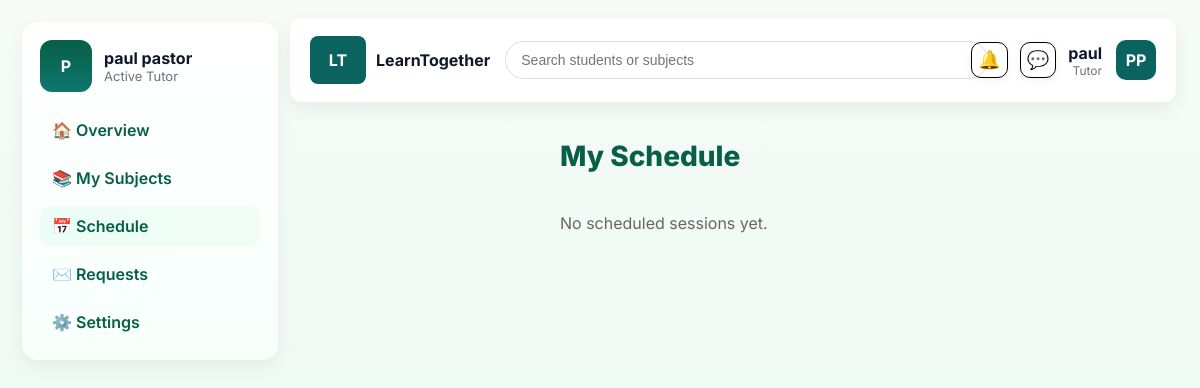
The app's page /Tutor/scheduleTutor.php (signed in) with its own data.
### tables this page shows
CREATE TABLE `users` (
  `id` int(11) NOT NULL,
  `first_name` varchar(100) DEFAULT NULL,
  `last_name` varchar(100) DEFAULT NULL,
  `email` varchar(255) DEFAULT NULL,
  `password` varchar(255) DEFAULT NULL,
  `role` varchar(50) DEFAULT NULL,
  `status` varchar(20) DEFAULT 'active',
  `phone` varchar(20) DEFAULT NULL,
  `verified` tinyint(1) DEFAULT 0,
  `otp_code` varchar(10) DEFAULT NULL
);

### Tutor/scheduleTutor.php (the view, shortened to what this page needs)
<?php
require '../db.php';
$user_id = $_SESSION['user_id'];
$stmt = $pdo->prepare("SELECT id AS tutor_id FROM tutors WHERE user_id = ?");
$stmt->execute([$user_id]);
$tutor_row = $stmt->fetch(PDO::FETCH_ASSOC);
$tutor_id = $tutor_row['tutor_id'];
$stmt = $pdo->prepare("SELECT first_name, last_name FROM users WHERE id = ?");
$stmt->execute([$user_id]);
$tutor = $stmt->fetch(PDO::FETCH_ASSOC);
$stmt = $pdo->prepare("
  SELECT r.subject, r.session_date, r.session_time_start, r.session_time_end,
         CONCAT(u.first_name, ' ', u.last_name) AS student_name
  FROM requests r
  JOIN users u ON r.user_id = u.id
  WHERE r.tutor_id = ? AND r.status = 'Confirmed'
  ORDER BY r.session_date ASC
");
$stmt->execute([$tutor_id]);
$sessions = $stmt->fetchAll(PDO::FETCH_ASSOC);
?>
<!doctype html>
<html lang="en">
<head>
  <link rel="stylesheet" href="../CSS/style2.css">
  <link rel="stylesheet" href="../CSS/navbar.css">
</head>
<body>
  <div class="app">
    <aside>
      <div class="sidebar">
        <div class="profile">
          <div class="avatar"><?= strtoupper($tutor['first_name'][0]) ?></div>
          <div>
            <div style="font-weight:700"><?= htmlspecialchars($tutor['first_name'] . ' ' . $tutor['last_name']) ?></div>
            <div style="font-size:13px;color:var(--muted)">Active Tutor</div>
          </div>
        </div>
        <nav class="navlinks">
          <a href="tutorDashboard.php">🏠 Overview</a>
          <a href="subjectsTutor.php">📚 My Subjects</a>
          <a class="active" href="scheduleTutor.php">📅 Schedule</a>
          <a href="requestsTutor.php">✉️ Requests</a>
          <a href="settings.php">⚙️ Settings</a>
        </nav>
      </div>
    </aside>
    <div class="nav" role="navigation">
      <div class="logo"><div class="mark">LT</div><div style="font-weight:700">LearnTogether</div></div>
      <div class="search"><input placeholder="Search students or subjects" /></div>
      <div class="nav-actions">
        <button class="icon-btn">🔔</button>
        <button class="icon-btn">💬</button>
        <div style="display:flex;align-items:center;gap:8px">
          <div style="text-align:right;margin-right:6px">
            <div style="font-weight:700"><?= htmlspecialchars($tutor['first_name']) ?></div>
            <div style="font-size:12px;color:var(--muted)">Tutor</div>
          </div>
          <div class="avatar" style="width:40px;height:40px;border-radius:10px">
            <?= strtoupper(substr($tutor['first_name'], 0, 1) . substr($tutor['last_name'], 0, 1)) ?>
          </div>
        </div>
      </div>
    </div>
    <main>
      <h1>My Schedule</h1>
      <div class="subjects-grid">
        <?php if (count($sessions) > 0): ?>
          <?php foreach ($sessions as $s): ?>
            <div class="subject-card">
              <div class="subject-header">
                <div class="icon" style="background: linear-gradient(180deg,#4f46e5,#4338ca)">📅</div>
                <div class="subject-title"><?= htmlspecialchars($s['subject']) ?></div>
              </div>
              <div class="subject-desc">Session with Student: <?= htmlspecialchars($s['student_name']) ?></div>
              <div class="topics">
                <span class="topic">Date: <?= date("M d, Y", strtotime($s['session_date'])) ?></span>
                <span class="topic">Time: <?= htmlspecialchars($s['session_time_start']) ?> - <?= htmlspecialchars($s['session_time_end']) ?></span>
              </div>
            </div>
          <?php endforeach; ?>
        <?php else: ?>
          <p style="color:#666;">No scheduled sessions yet.</p>
        <?php endif; ?>
      </div>
    </main>
  </div>
</body>
</html>

### CSS/style2.css (style rules this page uses)
:root { --bg:#f6fbf6; --card:#ffffff; --muted:#6b7280; --accent:#0f766e; --accent-2:#065f46; --radius:14px; --shadow: 0 6px 18px rgba(11,22,14,0.06); }
body { font-family: Inter, sans-serif; margin: 0; background: linear-gradient(180deg,#f6fbf6 0%, #e9f8f2 100%); color: #0f172a; }
.app { display: grid; grid-template-columns: 260px 1fr; min-height: 100vh; }
aside { padding: 28px 20px; }
.sidebar { position: fixed; top: 22px; left: 22px; width: 220px; padding: 18px; border-radius: 16px; background: linear-gradient(180deg,#ffffff, #f7fffb); box-shadow: var(--shadow); }
.profile { display: flex; gap: 12px; align-items: center; }
.avatar { width: 52px; height: 52px; border-radius: 12px; background: linear-gradient(180deg,var(--accent-2),var(--accent)); color: #fff; display: flex; align-items: center; justify-content: center; font-weight: 700; }
.navlinks { margin-top: 18px; display: flex; flex-direction: column; gap: 8px; }
.navlinks a { display: flex; align-items: center; gap: 12px; padding: 10px 12px; border-radius: 10px; color: var(--accent-2); text-decoration: none; font-weight: 600; }
.navlinks a.active { background: linear-gradient(90deg,#ecfdf7,#f0fdf4); }
.nav { position: fixed; left: 290px; right: 24px; top: 18px; height: 64px; display: flex; align-items: center; gap: 16px; padding: 10px 18px; border-radius: 12px; background: linear-gradient(180deg,var(--card),#f8fffb); box-shadow: var(--shadow); z-index: 10; }
.logo { display: flex; gap: 10px; align-items: center; font-weight: 700; }
.logo .mark { width: 36px; height: 36px; border-radius: 8px; background: linear-gradient(180deg,var(--accent),var(--accent-2)); display: flex; align-items: center; justify-content: center; color: #fff; font-weight: 800; }
.search { flex: 1; }
.search input { width: 98%; padding: 10px 12px; border-radius: 10px; border: 1px solid #e6f2ee; background: #fff; }
.nav-actions { display: flex; gap: 12px; align-items: center; }
.icon-btn { background: var(--card); padding: 8px 10px; border-radius: 10px; box-shadow: 0 2px 8px rgba(15,23,42,0.06); cursor: pointer; }
main { margin-left: 260px; padding: 120px 40px 40px; }
h1 { margin-bottom: 24px; color: var(--accent-2); font-weight: 800; font-size: 28px; }
.subjects-grid { display: grid; grid-template-columns: repeat(auto-fit, minmax(280px, 1fr)); gap: 20px; }

### CSS/navbar.css (style rules this page uses)
.nav { display: flex; align-items: center; justify-content: space-between; background: white; border-bottom: 1px solid #eee; padding: 10px 20px; gap: 15px; }
.logo { display: flex; align-items: center; gap: 10px; }
.logo .mark { background: #0a635e; color: white; padding: 6px 10px; border-radius: 8px; font-weight: 700; }
.search { flex: 1; max-width: 700px; }
.search input { width: 100%; padding: 10px 15px; border: 1px solid #ddd; border-radius: 20px; outline: none; font-size: 14px; }
.nav-actions { display: flex; align-items: center; gap: 12px; }
.icon-btn { border: 1px solid #000; border-radius: 10px; padding: 6px; background: none; cursor: pointer; font-size: 18px; transition: background 0.2s; }
.nav-actions .avatar { background: #0a635e; color: white; font-weight: 700; width: 40px; height: 40px; border-radius: 10px; display: flex; align-items: center; justify-content: center; }

### records on screen
users: first_name "P", first_name+last_name "paul pastor", first_name "paul", first_name+last_name "PP"
